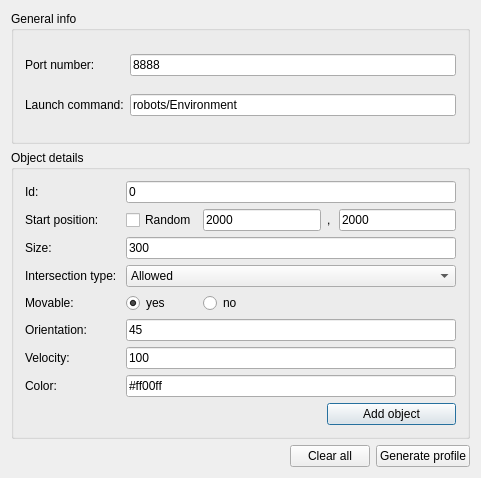
<?xml version="1.0" encoding="UTF-8"?>
<ui version="4.0">
 <class>MainWindow</class>
 <widget class="QMainWindow" name="MainWindow">
  <property name="geometry">
   <rect>
    <x>0</x>
    <y>0</y>
    <width>481</width>
    <height>478</height>
   </rect>
  </property>
  <property name="minimumSize">
   <size>
    <width>481</width>
    <height>478</height>
   </size>
  </property>
  <property name="maximumSize">
   <size>
    <width>481</width>
    <height>478</height>
   </size>
  </property>
  <property name="windowTitle">
   <string>Environment profile generator</string>
  </property>
  <widget class="QWidget" name="centralWidget">
   <layout class="QGridLayout" name="gridLayout_3">
    <item row="0" column="0" colspan="3">
     <widget class="QGroupBox" name="generalGroupBox">
      <property name="title">
       <string>General info</string>
      </property>
      <layout class="QGridLayout" name="gridLayout">
       <item row="0" column="0">
        <widget class="QLabel" name="portNumberLabel">
         <property name="text">
          <string>Port number:</string>
         </property>
        </widget>
       </item>
       <item row="1" column="0">
        <widget class="QLabel" name="launchCommandLabel">
         <property name="text">
          <string>Launch command:</string>
         </property>
        </widget>
       </item>
       <item row="0" column="1">
        <widget class="QLineEdit" name="portNumberLineEdit">
         <property name="focusPolicy">
          <enum>Qt::ClickFocus</enum>
         </property>
         <property name="text">
          <string>8888</string>
         </property>
        </widget>
       </item>
       <item row="1" column="1">
        <widget class="QLineEdit" name="launchCommandLineEdit">
         <property name="focusPolicy">
          <enum>Qt::ClickFocus</enum>
         </property>
         <property name="text">
          <string>robots/Environment</string>
         </property>
        </widget>
       </item>
      </layout>
     </widget>
    </item>
    <item row="1" column="0" colspan="3">
     <widget class="QGroupBox" name="objectGroupBox">
      <property name="title">
       <string>Object details</string>
      </property>
      <layout class="QGridLayout" name="gridLayout_2">
       <item row="0" column="0">
        <widget class="QLabel" name="objectIdLabel">
         <property name="text">
          <string>Id:</string>
         </property>
        </widget>
       </item>
       <item row="0" column="1" colspan="5">
        <widget class="QLineEdit" name="objectIdLineEdit">
         <property name="focusPolicy">
          <enum>Qt::ClickFocus</enum>
         </property>
         <property name="text">
          <string>0</string>
         </property>
        </widget>
       </item>
       <item row="1" column="0">
        <widget class="QLabel" name="startPositionLabel">
         <property name="text">
          <string>Start position:</string>
         </property>
        </widget>
       </item>
       <item row="1" column="1">
        <widget class="QCheckBox" name="generateCheckBox">
         <property name="focusPolicy">
          <enum>Qt::ClickFocus</enum>
         </property>
         <property name="text">
          <string>Random</string>
         </property>
        </widget>
       </item>
       <item row="1" column="2">
        <widget class="QLineEdit" name="startPositionXLineEdit">
         <property name="focusPolicy">
          <enum>Qt::ClickFocus</enum>
         </property>
         <property name="text">
          <string>2000</string>
         </property>
        </widget>
       </item>
       <item row="1" column="5">
        <widget class="QLineEdit" name="startPositionYLineEdit">
         <property name="focusPolicy">
          <enum>Qt::ClickFocus</enum>
         </property>
         <property name="text">
          <string>2000</string>
         </property>
        </widget>
       </item>
       <item row="2" column="0">
        <widget class="QLabel" name="sizeLabel">
         <property name="text">
          <string>Size:</string>
         </property>
        </widget>
       </item>
       <item row="2" column="1" colspan="5">
        <widget class="QLineEdit" name="sizeLineEdit">
         <property name="focusPolicy">
          <enum>Qt::ClickFocus</enum>
         </property>
         <property name="text">
          <string>300</string>
         </property>
        </widget>
       </item>
       <item row="3" column="0">
        <widget class="QLabel" name="intersectionLabel">
         <property name="text">
          <string>Intersection type: </string>
         </property>
        </widget>
       </item>
       <item row="3" column="1" colspan="5">
        <widget class="QComboBox" name="intersectionComboBox">
         <property name="focusPolicy">
          <enum>Qt::ClickFocus</enum>
         </property>
         <item>
          <property name="text">
           <string>Allowed</string>
          </property>
         </item>
         <item>
          <property name="text">
           <string>Denied</string>
          </property>
         </item>
         <item>
          <property name="text">
           <string>Allowed for same color</string>
          </property>
         </item>
        </widget>
       </item>
       <item row="4" column="0">
        <widget class="QLabel" name="movableLabel">
         <property name="text">
          <string>Movable:</string>
         </property>
        </widget>
       </item>
       <item row="4" column="1">
        <widget class="QRadioButton" name="movableYesRadioButton">
         <property name="focusPolicy">
          <enum>Qt::ClickFocus</enum>
         </property>
         <property name="text">
          <string>yes</string>
         </property>
         <property name="checked">
          <bool>true</bool>
         </property>
        </widget>
       </item>
       <item row="4" column="2" colspan="2">
        <widget class="QRadioButton" name="movableNoRadioButton">
         <property name="focusPolicy">
          <enum>Qt::ClickFocus</enum>
         </property>
         <property name="text">
          <string>no</string>
         </property>
        </widget>
       </item>
       <item row="5" column="0">
        <widget class="QLabel" name="orientationLabel">
         <property name="text">
          <string>Orientation:</string>
         </property>
        </widget>
       </item>
       <item row="5" column="1" colspan="5">
        <widget class="QLineEdit" name="orientationLineEdit">
         <property name="focusPolicy">
          <enum>Qt::ClickFocus</enum>
         </property>
         <property name="text">
          <string>45</string>
         </property>
        </widget>
       </item>
       <item row="6" column="0">
        <widget class="QLabel" name="velocityLabel">
         <property name="text">
          <string>Velocity:</string>
         </property>
        </widget>
       </item>
       <item row="6" column="1" colspan="5">
        <widget class="QLineEdit" name="velocityLineEdit">
         <property name="focusPolicy">
          <enum>Qt::ClickFocus</enum>
         </property>
         <property name="text">
          <string>100</string>
         </property>
        </widget>
       </item>
       <item row="7" column="0">
        <widget class="QLabel" name="colorLabel">
         <property name="text">
          <string>Color:</string>
         </property>
        </widget>
       </item>
       <item row="7" column="1" colspan="5">
        <widget class="QLineEdit" name="colorLineEdit">
         <property name="focusPolicy">
          <enum>Qt::ClickFocus</enum>
         </property>
         <property name="text">
          <string>#ff00ff</string>
         </property>
        </widget>
       </item>
       <item row="8" column="3" colspan="3">
        <widget class="QPushButton" name="addObjectPushButton">
         <property name="text">
          <string>Add object</string>
         </property>
         <property name="autoDefault">
          <bool>true</bool>
         </property>
         <property name="default">
          <bool>true</bool>
         </property>
        </widget>
       </item>
       <item row="1" column="3" colspan="2">
        <widget class="QLabel" name="label">
         <property name="text">
          <string>,</string>
         </property>
        </widget>
       </item>
      </layout>
     </widget>
    </item>
    <item row="2" column="0">
     <spacer name="horizontalSpacer">
      <property name="orientation">
       <enum>Qt::Horizontal</enum>
      </property>
      <property name="sizeHint" stdset="0">
       <size>
        <width>234</width>
        <height>20</height>
       </size>
      </property>
     </spacer>
    </item>
    <item row="2" column="1">
     <widget class="QPushButton" name="clearAllPushButton">
      <property name="text">
       <string>Clear all</string>
      </property>
      <property name="autoDefault">
       <bool>true</bool>
      </property>
     </widget>
    </item>
    <item row="2" column="2">
     <widget class="QPushButton" name="generateProfilePushButton">
      <property name="text">
       <string>Generate profile</string>
      </property>
      <property name="autoDefault">
       <bool>true</bool>
      </property>
     </widget>
    </item>
   </layout>
  </widget>
 </widget>
 <layoutdefault spacing="6" margin="11"/>
 <tabstops>
  <tabstop>addObjectPushButton</tabstop>
  <tabstop>generateProfilePushButton</tabstop>
  <tabstop>clearAllPushButton</tabstop>
  <tabstop>startPositionXLineEdit</tabstop>
  <tabstop>startPositionYLineEdit</tabstop>
  <tabstop>sizeLineEdit</tabstop>
  <tabstop>intersectionComboBox</tabstop>
  <tabstop>movableYesRadioButton</tabstop>
  <tabstop>movableNoRadioButton</tabstop>
  <tabstop>orientationLineEdit</tabstop>
  <tabstop>velocityLineEdit</tabstop>
  <tabstop>colorLineEdit</tabstop>
  <tabstop>portNumberLineEdit</tabstop>
  <tabstop>launchCommandLineEdit</tabstop>
  <tabstop>objectIdLineEdit</tabstop>
 </tabstops>
 <resources/>
 <connections/>
</ui>
